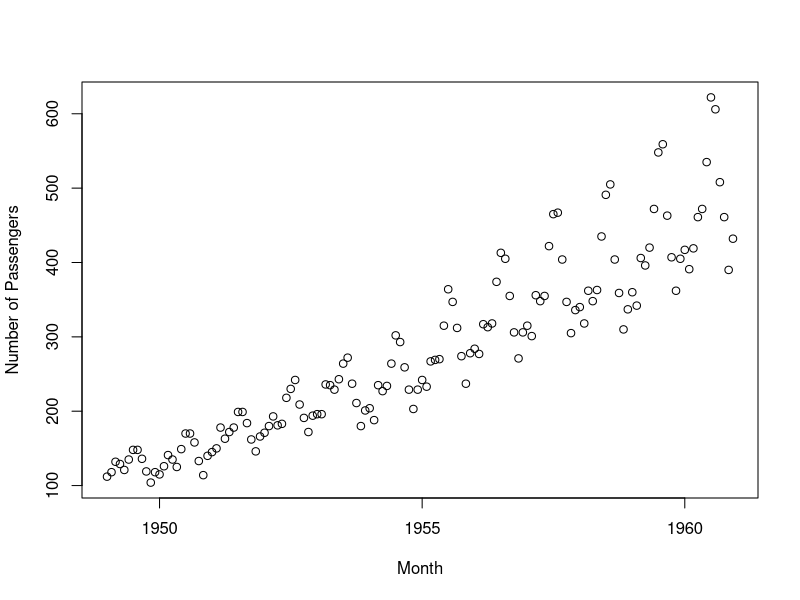
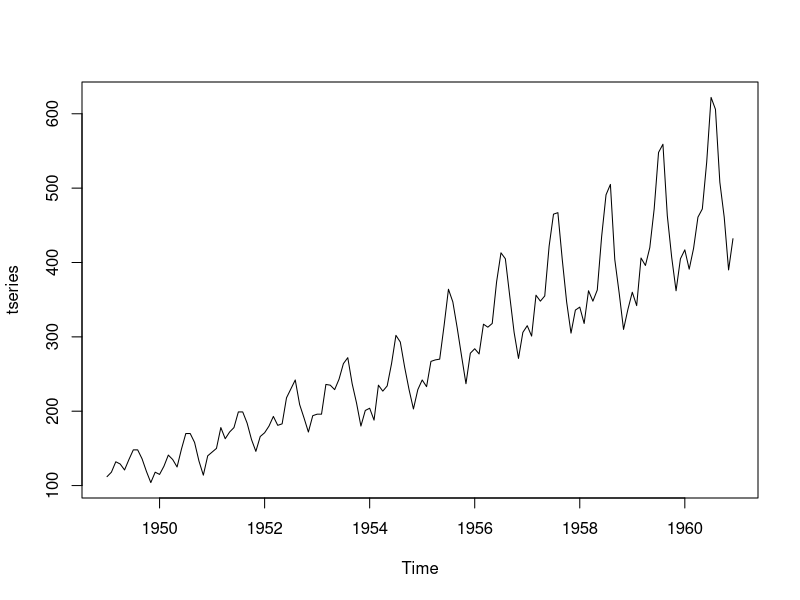

Recreate these plots in R, in order. (Note: this script raises an error after producing the figures.)
library(readxl)
setwd("/Users/pankaj/TechCareer/World-of-R/Time-Series-Analysis-and-Forecasting")
my_data <- read_excel("passengers.xlsx")
my_data
plot(my_data)
tseries = ts(my_data$`Number of Passengers`, start = c(1949, 1),
             frequency = 12)
plot(tseries)

HW = hw(tseries, seasonal = "multiplicative", h = 21)
plot(HW)
accuracy(HW)
summary(HW)
